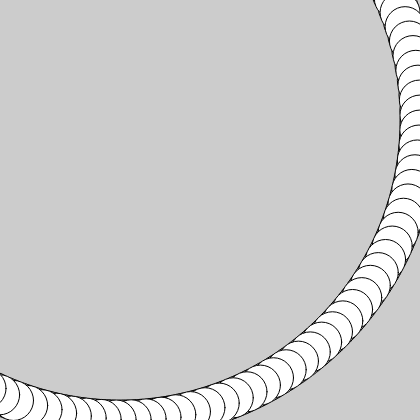
Frame 1 (no input)
Frame 60 (no input): identical to frame 1, image omitted
Frame 120 (the mouse pressed at the canvas centre since frame 60): identical to frame 1, image omitted

The p5.js sketch that drew this single still picture (run headless with seeded random() and noise() and a simulated clock; from frame 60 on, the mouse is pressed at the canvas centre):

// p5.js sketch
// ── sketch.js
var angle = 0.0;
var offset = 120;
var scalar = 300;
var speed = 0.05;
var circlearray = [];
function setup() {
createCanvas(420, 420);
background(204);
for (var i=0;i<360;i++){
  circlearray[i]=new CircleArray();
}
}
function draw() {

}

function CircleArray(){
 x = offset + cos(angle) * scalar;
y = offset + sin(angle) * scalar;
ellipse(x, y, 40, 40);
angle += speed;
}
